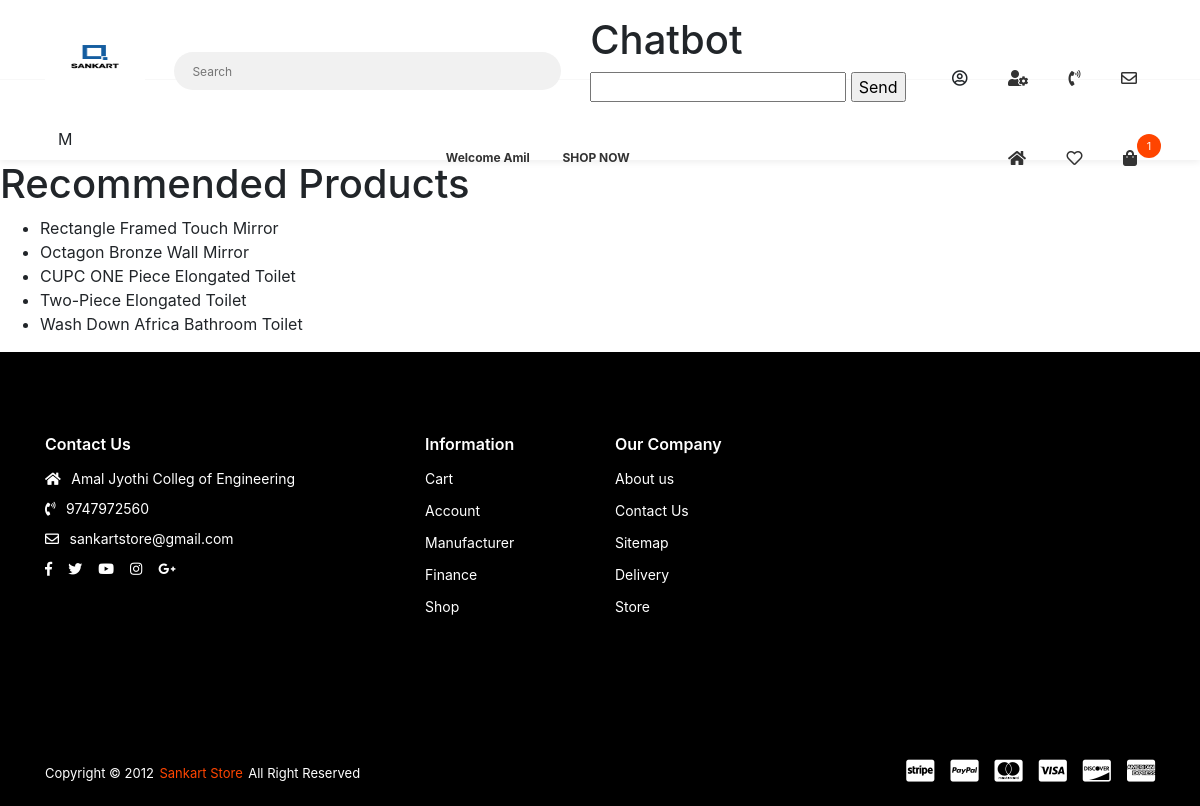
Page /recommendations/ (signed in) on the committed database.
### accounts/models.py (models this page shows, shortened)
class Account(AbstractBaseUser,PermissionsMixin):
    id = models.AutoField(primary_key=True)
    fname = models.CharField(max_length=100, blank=True, null=True, editable=False)
    lname = models.CharField(max_length=100, blank=True, null=True, editable=False)
    email = models.EmailField(max_length=100, unique=True, editable=False)
    phone_number = models.BigIntegerField(default=0, editable=False)
    date_joined = models.DateTimeField(auto_now_add=True)
    last_login = models.DateTimeField(auto_now_add=True)
    is_staff = models.BooleanField(default=False)
    is_admin = models.BooleanField(default=False)
    is_active = models.BooleanField(default=False)
    is_superadmin = models.BooleanField(default=False)
    USERNAME_FIELD = 'email'
    REQUIRED_FIELDS = ['fname', 'lname',  'phone_number',]
    objects = MyAccountManager()

### shop_app/models.py (models this page shows, shortened)
class Product(models.Model):
    product_name = models.CharField(max_length=200, unique=True)
    slug = models.SlugField(max_length=200, unique=True)
    description = models.TextField(max_length=500, blank=True)
    price = models.IntegerField()
    images = models.ImageField(upload_to='photos/product')
    display = models.ImageField(upload_to='photos/display',default="a3.png")
    display2 = models.ImageField(upload_to='photos/display', default="a3.png")
    display3 = models.ImageField(upload_to='photos/display', default="a3.png")
    category = models.ForeignKey(Category, on_delete=models.CASCADE)
    stock = models.IntegerField()
    color = models.ForeignKey(Color, on_delete=models.CASCADE,null=True, blank=True)
    brand = models.ForeignKey(Brand, on_delete=models.CASCADE,null=True, blank=True)
    design = models.ForeignKey(Design, on_delete=models.CASCADE,null=True, blank=True)
    dimensions = models.ForeignKey(Dimensions, on_delete=models.CASCADE,null=True, blank=True)
    is_available = models.BooleanField(default=True)
    is_featured = models.BooleanField(default=False)
    created_date = models.DateField(auto_now_add=True)
    modified_date = models.DateField(auto_now=True)
    def __str__(self):
        return self.product_name

### recommendation/views.py (the view)
# urls.py: path('recommendations/', views.recommend_products, name='recommendations'),
def recommend_products(request):
    search_history = SearchHistory.objects.filter(user=request.user)
    keywords = [search.query for search in search_history]
    similar_search_history = SearchHistory.objects.filter(query__in=keywords)
    print(similar_search_history)
    similar_keywords = similar_search_history.values_list('query', flat=True).distinct()
    print(similar_keywords)
    recommended_products = Product.objects.filter(Q(category__category_name__in=similar_keywords)).distinct()
    print(recommended_products)
    context = {
        'recommended_products': recommended_products,
    }
    return render(request, 'recommendations.html', context)

### cart/context_processors.py (called while the page is built)
def counter(request):
    cart_count = 0
    if 'admin' in request.path:
        return {}
    else:
        try:
            cart = Cart.objects.filter(cart_id=_cart_id(request))
            if request.user.is_authenticated:
                cart_items = CartItem.objects.all().filter(user=request.user)
            else:
                cart_items = CartItem.objects.all().filter(cart=cart[:1])
            for cart_item in cart_items:
                cart_count += cart_item.quantity
        except Cart.DoesNotExist:
            cart_count = 0
    return dict(cart_count=cart_count)

### cart/views.py (called while the page is built)
def _cart_id(request):
    cart = request.session.session_key
    if not cart:
        cart = request.session.create()
    return cart

### recommendation/models.py (called while the page is built)
    def __str__(self):
        return str(self.query)

### shop_app/context_processors.py (called while the page is built)
def menu_links(request):
    links = Category.objects.all()
    return dict(links=links)

### wishlist/context_processors.py (called while the page is built)
def counter(request):
    wishlist_count = 0
    if 'admin' in request.path:
        return {}
    else:
        try:
            wishlist = Wishlist.objects.filter(wishlist_id=_wishlist_id(request))
            if request.user.is_authenticated:
                wishlist_items = WishlistItem.objects.all().filter(user=request.user)
            else:
                wishlist_items = WishlistItem.objects.all().filter(wishlist=wishlist[:1])
            for wishlist_item in wishlist_items:
                wishlist_count += wishlist_item.quantity
        except Wishlist.DoesNotExist:
            wishlist_count = 0
    return dict(wishlist_count=wishlist_count)

### wishlist/views.py (called while the page is built)
def _wishlist_id(request):
    wishlist = request.session.session_key
    if not wishlist:
        wishlist = request.session.create()
    return wishlist

### templates/recommendations.html
{% extends 'base.html' %}
{% block content %}
    <h1>Recommended Products</h1>
    <ul>
        {% for product in recommended_products %}
            <li>{{ product.product_name }}</li>
        {% empty %}
            <li>No products found.</li>
        {% endfor %}
    </ul>
{% endblock %}

### templates/base.html (shortened to what this page needs)
<!DOCTYPE html>
{% load static %}
<html class="no-js" lang="en">
<head>
    <link rel="stylesheet" href="{% static 'css/vendor.css' %}">
    <link rel="stylesheet" href="{% static 'css/utility.css' %}">
    <link rel="stylesheet" href="{% static 'css/app.css' %}">
    <link rel="stylesheet" href="https://stackpath.bootstrapcdn.com/bootstrap/4.5.2/css/bootstrap.min.css" integrity="sha384-UO2eT0CpHqdSJQ6hJty5KVphtPhzWj9WO1qwE
    sD65/3l3O1rX6IrYJoGUVAQJQa">
</head>
<body class="config">
    <div id="app">
        <header class="header--style-1 header--box-shadow">
            <nav class="primary-nav primary-nav-wrapper--border">
                <div class="container">
                    <div class="primary-nav">
                        <a class="main-logo" href="{% url 'home' %}">
                            <img src="{% static 'images/logo/sankart_logo.png' %}"  width="100" height="60" alt=""></a>
<form class="main-form" action="{% url 'search' %}" method="get">
    <div class="search-container">
        <input class="input-text input-text--border-radius input-text--style-1" type="text" id="main-search" name="keyword" placeholder="Search" onkeyup="searchProducts(this.value)">
        <button class="btn btn--icon fas fa-search main-search-button" type="submit"></button>
    </div>
</form>
    {% include 'chatbot.html' %}
                        <div class="menu-init" id="navigation">
                            <button class="btn btn--icon toggle-button fas fa-cogs" type="button"></button>
                            <div class="ah-lg-mode">
                                <ul class="ah-list ah-list--design1 ah-list--link-color-secondary">
                                    <li class="has-dropdown" data-tooltip="tooltip" data-placement="left" title="Account">
                                        <a><i class="far fa-user-circle"></i></a>
                                    </li>
                                    <li class="has-dropdown" data-tooltip="tooltip" data-placement="left" title="Settings">
                                        <a  href="{% url 'myprofile' %}"><i class="fas fa-user-cog"></i></a>
                                    </li>
                                    <li data-tooltip="tooltip" data-placement="left" title="Contact">
                                        <a href="tel:+919747972560"><i class="fas fa-phone-volume"></i></a></li>
                                    <li data-tooltip="tooltip" data-placement="left" title="Mail">
                                        <a href="mailto:sankartstore@gmail.com"><i class="far fa-envelope"></i></a></li>
                                </ul>
                            </div>
                        </div>
                    </div>
                </div>
            </nav>
            <nav class="secondary-nav-wrapper">
                <div class="container">
                    <div class="secondary-nav">
                        <div class="menu-init" id="navigation1">
                            <button class="btn btn--icon toggle-mega-text toggle-button" type="button">M</button>
                        </div>
                        <div class="menu-init" id="navigation2">
                            <button class="btn btn--icon toggle-button fas fa-cog" type="button"></button>
                            <div class="ah-lg-mode">
                                <ul class="ah-list ah-list--design2 ah-list--link-color-secondary">
                                    {% if user.is_authenticated %}
                                      <li>
                                        <a  href="{% url 'myprofile' %}">Welcome {{user.fname}}</a></li>
                                    {% endif %}
                                    <li>
                                        <a href="{% url 'store' %}">SHOP NOW</a></li>
                                </ul>
                            </div>
                        </div>
                        <div class="menu-init" id="navigation3">
                            <button class="btn btn--icon toggle-button fas fa-shopping-bag toggle-button-shop" type="button"></button>
                            <div class="ah-lg-mode">
                                <ul class="ah-list ah-list--design1 ah-list--link-color-secondary">
                                    <li>
                                        <a href="{% url 'home' %}"><i class="fas fa-home"></i></a></li>
                                    <li>
                                        <a href="{% url 'wishlist' %}"><i class="far fa-heart"></i></a></li>
                                    <li class="has-dropdown">
                                        <a href="{% url 'cart' %}" class="mini-cart-shop-link"><i class="fas fa-shopping-bag"></i>
                                            <span class="total-item-round">{{cart_count}}</span>
                                        </a>
                                    </li>
                                </ul>
                            </div>
                        </div>
                    </div>
                </div>
            </nav>
        </header>
        {% block content %}
        {% endblock %}
        <footer>
            <div class="outer-footer">
                <div class="container">
                    <div class="row">
                        <div class="col-lg-4 col-md-6">
                            <div class="outer-footer__content u-s-m-b-40">
                                <span class="outer-footer__content-title">Contact Us</span>
                                <div class="outer-footer__text-wrap"><i class="fas fa-home"></i>
                                    <span>Amal Jyothi Colleg of Engineering</span></div>
                                <div class="outer-footer__text-wrap"><i class="fas fa-phone-volume"></i>
                                    <span>9747972560</span></div>
                                <div class="outer-footer__text-wrap"><i class="far fa-envelope"></i>
                                    <span>sankartstore@gmail.com</span></div>
                                <div class="outer-footer__social">
                                    <ul>
                                        <li>
                                            <a class="s-fb--color-hover" href="#"><i class="fab fa-facebook-f"></i></a></li>
                                        <li>
                                            <a class="s-tw--color-hover" href="#"><i class="fab fa-twitter"></i></a></li>
                                        <li>
                                            <a class="s-youtube--color-hover" href="#"><i class="fab fa-youtube"></i></a></li>
                                        <li>
                                            <a class="s-insta--color-hover" href="#"><i class="fab fa-instagram"></i></a></li>
                                        <li>
                                            <a class="s-gplus--color-hover" href="#"><i class="fab fa-google-plus-g"></i></a></li>
                                    </ul>
                                </div>
                            </div>
                        </div>
                        <div class="col-lg-4 col-md-6">
                            <div class="row">
                                <div class="col-lg-6 col-md-6">
                                    <div class="outer-footer__content u-s-m-b-40">
                                        <span class="outer-footer__content-title">Information</span>
                                        <div class="outer-footer__list-wrap">
                                            <ul>
                                                <li>
                                                    <a href="{% url 'cart' %}">Cart</a></li>
                                                <li>
                                                    <a href="{% url 'myprofile' %}">Account</a></li>
                                                <li>
                                                    <a href="#">Manufacturer</a></li>
                                                <li>
                                                    <a href="#">Finance</a></li>
                                                <li>
                                                    <a href="#">Shop</a></li>
                                            </ul>
                                        </div>
                                    </div>
                                </div>
                                <div class="col-lg-6 col-md-6">
                                    <div class="outer-footer__content u-s-m-b-40">
                                        <div class="outer-footer__list-wrap">
                                            <span class="outer-footer__content-title">Our Company</span>
                                            <ul>
                                                <li>
                                                    <a href="#">About us</a></li>
                                                <li>
                                                    <a href="#">Contact Us</a></li>
                                                <li>
                                                    <a href="#">Sitemap</a></li>
                                                <li>
                                                    <a href="#">Delivery</a></li>
                                                <li>
                                                    <a href="#">Store</a></li>
                                            </ul>
                                        </div>
                                    </div>
                                </div>
                            </div>
                        </div>
                    </div>
                </div>
            </div>
            <div class="lower-footer">
                <div class="container">
                    <div class="row">
                        <div class="col-lg-12">
                            <div class="lower-footer__content">
                                <div class="lower-footer__copyright">
                                    <span>Copyright © 2012</span>
                                    <a href="{% url 'home' %}">Sankart Store</a>
                                    <span>All Right Reserved</span></div>
                                <div class="lower-footer__payment">
                                    <ul>
                                        <li><i class="fab fa-cc-stripe"></i></li>
                                        <li><i class="fab fa-cc-paypal"></i></li>
                                        <li><i class="fab fa-cc-mastercard"></i></li>
                                        <li><i class="fab fa-cc-visa"></i></li>
                                        <li><i class="fab fa-cc-discover"></i></li>
                                        <li><i class="fab fa-cc-amex"></i></li>
                                    </ul>
                                </div>
                            </div>
                        </div>
                    </div>
                </div>
            </div>
        </footer>
    </div>
</body>
</html>

### rows in the picture
Account: fname "Amil"
Product: product_name "Rectangle Framed Touch Mirror"
Product: product_name "Octagon Bronze Wall Mirror"
Product: product_name "CUPC ONE Piece Elongated Toilet"
Product: product_name "Two-Piece Elongated Toilet"
Product: product_name "Wash Down Africa Bathroom Toilet"

### other values in the picture
{{ cart_count }} "1"
